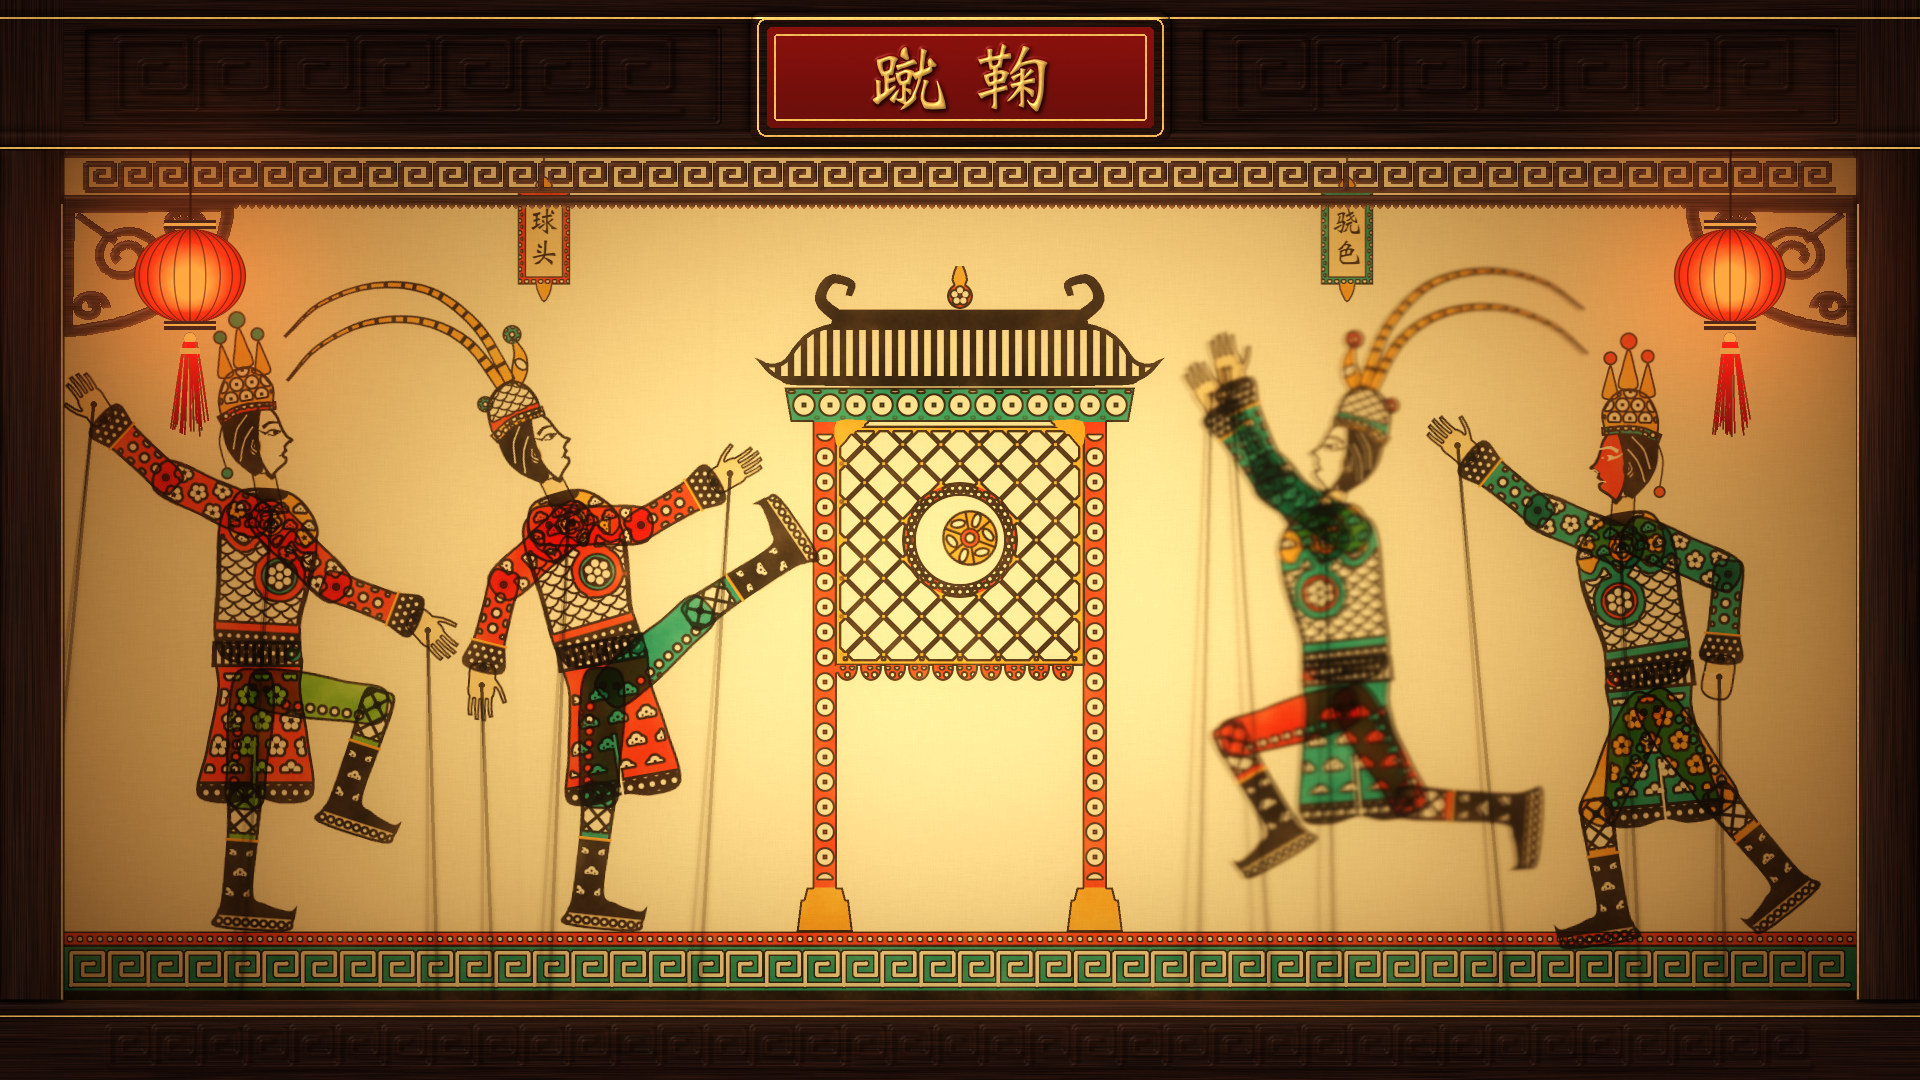

Source code (Python):
"""Example (shadow puppetry): 蹴鞠 · Cuju by Lamplight — a shadow-play match of the old Chinese football, at the
moment the ball goes through the eye of the net.

A carved proscenium (plaque 蹴鞠, an openwork valance, corner brackets, two red lanterns) frames a lamp-lit screen.
On it, in dyed and hollow-carved donkey hide: a pailou archway as the goal (球门) with a lattice net and its round
eye (风流眼), the ornamental floor band, and four players on jointed rods. On the left the red side: the captain has
just kicked, one leg high, and his team-mate strikes the pose (亮相) with an arm over his head and a knee raised; on the
right the teal side: one leaps for the ball a little off the cloth (so his edges go soft and double), the other points
up at it. The ball sits in the eye. Two small plaques hang on threads: 球头 over the captain and 骁色 over the leaper
(two of the positions of a cuju team).

The draw-on (--stages) is real in-between motion: the lamp is lit and its glow spreads, the lintel drops in and the
lanterns swing and light, the floor band and the goal come up pressed to the cloth, the players slide in from the
wings blurred and doubled and sharpen as they are pressed to the screen, take their places, the captain kicks, the
ball flies through the eye, everyone snaps into the final pose (亮相), the plaques come down on their threads, and the
lamp gutters once before the last frame.
No image model.
python3 shadowpuppet_cuju.py [out.jpg] [--stages DIR]
"""
import os, sys, time
sys.path.insert(0, os.path.join(os.path.dirname(os.path.abspath(__file__)), '..', 'lib'))
import numpy as np
from shadowpuppet import ShadowPuppet, Puppet

out = sys.argv[1] if len(sys.argv) > 1 and not sys.argv[1].startswith('--') else 'shadowpuppet_cuju.jpg'
stages = sys.argv[sys.argv.index('--stages') + 1] if '--stages' in sys.argv else None
T0 = time.time()
tick = lambda name: print(f'{name:16s} {time.time() - T0:5.1f}s') if os.environ.get('SP_TIMING') else None

W, H = 1920, 1080
FLOOR = 932
sp = ShadowPuppet(W, H, seed=11, keep_stages=bool(stages), stages_dir=stages)
sp.screen()
sp.proscenium('蹴鞠')
lanterns = [sp.lantern(190, r=56), sp.lantern(W - 190, r=56)]
border = sp.border()
gate = sp.gate(w=270, h=540, net_h=240, eye=(0, -392), eye_r=44)
ball = sp.ball(28)
plate = sp.nameplate('球头', dye='red', size=30, string=30)
plate2 = sp.nameplate('骁色', dye='teal', size=30, string=30)
tick('props')

# ===================================================================== the players
S = 1.12
captain = sp.figure(robe='red', trim='black', accent='ochre', trousers='teal', headdress='plume', pom='teal',
                    pattern='cloud', hands=('open', 'open'), scale=S, name='captain')
mate = sp.figure(robe='red', trim='black', accent='ochre', trousers='green', headdress='crown', pom='teal',
                 pattern='flower', hands=('open', 'open'), scale=S, name='mate')
leaper = sp.figure(robe='teal', trim='black', accent='ochre', trousers='red', headdress='plume', plume='ochre', pom='red',
                   pattern='cloud', hands=('open', 'open'), scale=S, name='leaper')
pointer = sp.figure(robe='teal', trim='black', accent='ochre', trousers='ochre', headdress='crown', face='solid',
                    facedye='red', pom='red', pattern='flower', hands=('open', 'fist'), scale=S, name='pointer')
for p in (captain, mate, leaper, pointer):
    p.rod('torso', (4, -128), lean=-10)
    p.rod('hand_f', (0, 16), lean=30)
    p.rod('hand_b', (0, 16), lean=-30)
tick('figures')

# final poses (angles counter-clockwise as seen facing right; leaper and pointer are flipped to face left)
FINAL = {
    captain: dict(x=612, flip=False, rot=10, d=0.0, ground='shin_b',
                  angles=dict(torso=6, head=8, thigh_f=122, shin_f=-8, thigh_b=-12, shin_b=-4,
                              arm_f=-64, fore_f=34, hand_f=10, arm_b=74, fore_b=30)),
    mate: dict(x=262, flip=False, rot=0, d=0.0, ground='shin_b',
               angles=dict(torso=-3, head=12, thigh_f=82, shin_f=-100, thigh_b=-4,
                           arm_b=-112, fore_b=-18, hand_b=-14, arm_f=48, fore_f=24, hand_f=-26)),
    leaper: dict(x=1338, flip=True, rot=-4, d=0.05, lift=58,
                 angles=dict(torso=-2, head=22, thigh_f=78, shin_f=-104, thigh_b=-26, shin_b=-56,
                             arm_f=147, fore_f=16, hand_f=8, arm_b=128, fore_b=24)),
    pointer: dict(x=1648, flip=True, rot=-5, d=0.0, ground='shin_b',
                  angles=dict(torso=-4, head=10, thigh_f=30, shin_f=-34, thigh_b=-30, shin_b=-4,
                              arm_f=122, fore_f=16, arm_b=-58, fore_b=72)),
}


def set_final(p):
    f = FINAL[p]
    sp.place(p, x=f['x'], y=600, rot=f['rot'], d=f['d'], flip=f['flip'], **f['angles'])
    if 'ground' in f: p.ground(FLOOR, [f['ground']])
    else: p.ground(FLOOR - f['lift'])
    return p.state()


sp.place(border, 0, 0)
sp.place(gate, W / 2, FLOOR)
EYE = (W / 2, FLOOR - 392)
sp.place(ball, EYE[0] + 10, EYE[1] - 2, rot=-20)
finals = {p: set_final(p) for p in (captain, mate, leaper, pointer)}
sp.place(plate, captain.point('head', (0, -60))[0] + 6, sp.box[1] + 4)
sp.place(plate2, leaper.point('head', (0, -60))[0] + 10, sp.box[1] + 4)
tick('placed')

if stages:
    # ================================================================= the draw-on: real in-between poses.
    # Stage names carry the GIF timing: '~' = a motion frame (shown as is, no cross-fade), '@ms' = how long it stays.
    ease_out = lambda t: 1 - (1 - t) ** 3
    ease = lambda t: t * t * (3 - 2 * t)

    def back(t, s=1.6):
        t = t - 1
        return 1 + t * t * ((s + 1) * t + s)

    keep = {p: p.state() for p in sp.items}
    for p in list(sp.items): sp.hide(p)
    for ln in lanterns: ln.set(lit=0.0, swing=0.0)

    # ---- in the dark, the lamp is lit behind the screen: a small glow that spreads, flickering
    sp.frame(dy=-560); sp.lamp(0.0, 0.08)
    sp.stage('dark@700')
    for i, (rad, lv, fl) in enumerate(((0.07, 0.35, 0.0), (0.11, 0.55, 0.10), (0.17, 0.62, -0.08), (0.28, 0.8, 0.05),
                                       (0.50, 0.92, -0.03))):
        sp.lamp(lv, rad, fl); sp.stage(f'lamp~{i}@{160 if i < 3 else 120}')
    sp.lamp(1.0, 1.0); sp.stage('lit@600')

    # ---- the lintel drops in with the lanterns, which swing and light
    for i, dy in enumerate((-430, -270, -120, -14, 12, -4)):
        sp.frame(dy=dy)
        for j, ln in enumerate(lanterns): ln.set(swing=(0, 0, 0, 2, 7, -5)[i] * (1 if j == 0 else -1))
        sp.stage(f'frame~{i}@60')
    sp.frame(dy=0)
    for i, (lt, sw) in enumerate(((0.25, 3.5), (0.6, -2.5), (0.9, 1.4), (1.0, -0.5))):
        for j, ln in enumerate(lanterns): ln.set(lit=lt, swing=sw * (1 if j == 0 else -1))
        sp.stage(f'lantern~{i}@90')
    for ln in lanterns: ln.set(swing=0.0)
    sp.stage('frame@600')

    # ---- the floor band and the goal come up from below, pressed to the cloth as they arrive
    for i, t in enumerate((0.3, 0.6, 0.85, 1.0)):
        u = ease_out(t)
        sp.place(border, x=0, y=74 * (1 - u), d=0.45 * (1 - u))
        sp.stage(f'border~{i}@60')
    gs = keep[gate]
    for i, t in enumerate((0.18, 0.36, 0.54, 0.72, 0.88, 1.0)):
        sp.place(gate, x=gs['x'], y=gs['y'] + 640 * (1 - back(t, 1.1)), d=0.6 * (1 - t) ** 1.3)
        sp.stage(f'gate~{i}@70')
    sp.stage('gate@500')

    # ---- the players slide in from the wings, far from the cloth (soft, doubled) and pressed flat as they arrive
    READY = dict(torso=2, head=4, thigh_f=8, shin_f=-6, thigh_b=-8, shin_b=-2, arm_f=28, fore_f=38, hand_f=0,
                 arm_b=-22, fore_b=30, hand_b=0)
    ready = {}
    for p in (captain, mate, leaper, pointer):
        sp.place(p, x=finals[p]['x'], y=600, rot=0, d=0.0, **READY); p.ground(FLOOR)
        ready[p] = p.state()
    start = {captain: -300, mate: -560, leaper: W + 300, pointer: W + 560}
    n = 8
    for i in range(1, n + 1):
        t = i / n; u = ease_out(t); ph = i * 1.4
        for p in (captain, mate, leaper, pointer):
            sw = np.sin(ph + (0.8 if p in (mate, pointer) else 0)) * (1 - t) ** 0.6
            ang = dict(READY, thigh_f=READY['thigh_f'] + 30 * sw, thigh_b=READY['thigh_b'] - 30 * sw,
                       shin_f=-6 - 24 * max(0.0, -sw), shin_b=-2 - 24 * max(0.0, sw),
                       arm_f=READY['arm_f'] - 26 * sw, arm_b=READY['arm_b'] + 26 * sw)
            x = start[p] + (ready[p]['x'] - start[p]) * u
            sp.place(p, x=x, y=600, rot=-4 * (1 - t), d=0.72 * (1 - t) ** 1.4, **ang); p.ground(FLOOR)
        sp.stage(f'enter~{i}@70')
    for p in (captain, mate, leaper, pointer): sp.place(p); p.load(ready[p])
    sp.stage('ready@500')

    # ---- the mate passes: a flick of the foot, the ball arcs over to the captain
    def bez(p0, p1, p2, t):
        return [(1 - t) ** 2 * a + 2 * (1 - t) * t * b + t * t * c for a, b, c in zip(p0, p1, p2)]

    flick = (24, 52, 30, 14, 8)
    toe = lambda p: p.point('shin_f', (34, 100))
    for i, th in enumerate(flick):
        mate.pose(thigh_f=th, shin_f=-6 - 0.3 * th); mate.ground(FLOOR, ['shin_b'])
        if i >= 1:
            t = i / (len(flick) - 1)
            bx, by = bez((420, 840), (520, 560), (700, 820), t)
            sp.place(ball, x=bx, y=by, rot=-50 * i, d=0.0)
        sp.stage(f'pass~{i}@70')

    # ---- the captain winds up and kicks; the ball flies through the eye. The leaper jumps for it, the pointer
    #      points, the mate swings into his pose
    for i, (th, rt) in enumerate(((-22, -4), (-34, -6))):
        captain.pose(thigh_f=th, shin_f=-30, arm_f=40, arm_b=-40, torso=-4); captain.set(rot=rt); captain.ground(FLOOR, ['shin_b'])
        sp.place(ball, x=700 + 10 * i, y=840 + 20 * i, rot=-150 - 30 * i)
        sp.stage(f'wind~{i}@{90 if i else 70}')
    capf = finals[captain]
    others = (mate, leaper, pointer)
    ball_from = None
    nk = 7
    for i in range(1, nk + 1):
        tk = min(1.0, i / 3)                     # the kick is over in three frames, the ball keeps flying
        captain.load(Puppet.tween(ready[captain], capf, ease_out(tk)))
        if i == 1:
            captain.pose(thigh_f=60, shin_f=-20)
        captain.ground(FLOOR, ['shin_b'])
        if i == 1: ball_from = toe(captain)
        tb = (i - 1) / (nk - 1)
        bx, by = bez(ball_from, (870, 430), (EYE[0] + 10, EYE[1] - 2), ease(tb) * 0.6 + tb * 0.4)
        sp.place(ball, x=bx, y=by, rot=-200 - 45 * i)
        to = max(0.0, (i - 2) / (nk - 2))
        for p in others:
            p.load(Puppet.tween(ready[p], finals[p], ease_out(to)))
            sp.place(p)
        sp.stage(f'kick~{i}@{70 if i < nk else 120}')

    # ---- 亮相: everyone snaps into the final pose with a small overshoot, and holds
    for i, t in enumerate((0.55, 0.85)):
        for p in (captain, mate, leaper, pointer):
            p.load(Puppet.tween(ready[p], finals[p], back(t, 2.2)))
        sp.stage(f'pose~{i}@70')
    for p in (captain, mate, leaper, pointer): p.load(finals[p])
    sp.place(ball, x=EYE[0] + 10, y=EYE[1] - 2, rot=-20)
    sp.stage('liangxiang@1100')

    # ---- the name plaques come down on their threads
    for i, t in enumerate((0.35, 0.7, 0.92, 1.0)):
        for pl in (plate, plate2):
            st = keep[pl]
            sp.place(pl, x=st['x'], y=st['y'] - 170 * (1 - back(t, 1.4)))
        sp.stage(f'plates~{i}@70')

    # ---- the lamp gutters once, then the final frame
    sp.lamp(0.93, 1.0, -0.05); sp.stage('flicker~@110')
    sp.lamp(1.0, 1.0)
    for p, st in keep.items(): sp.place(p); p.load(st)

img = sp.save(out, stages_dir=stages)
tick('saved')
print('saved', out)
